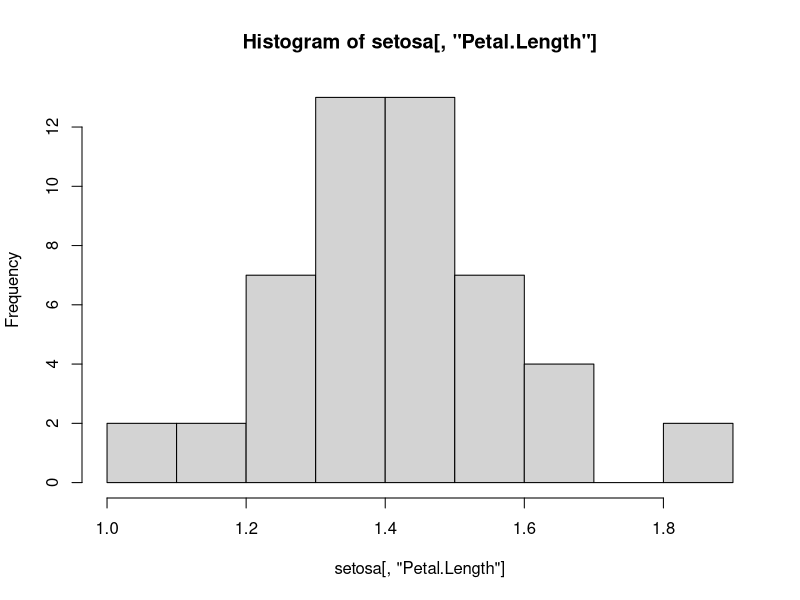
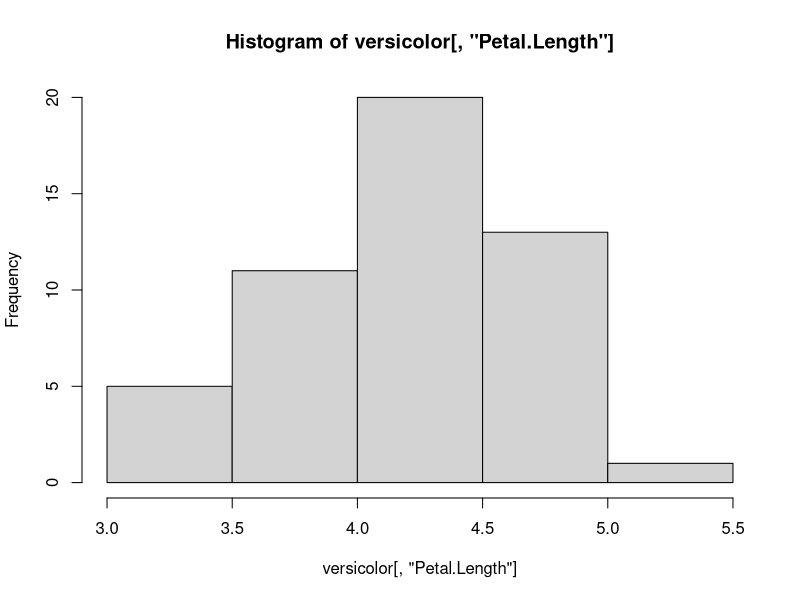
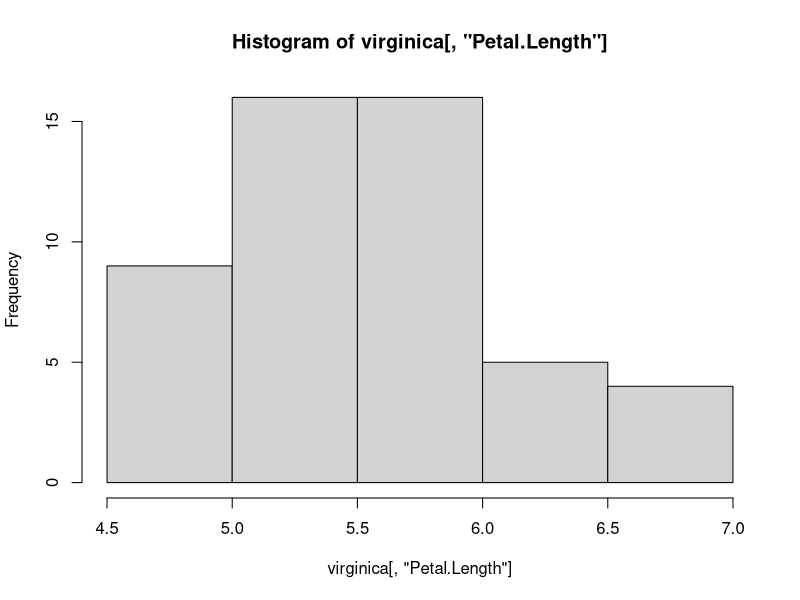
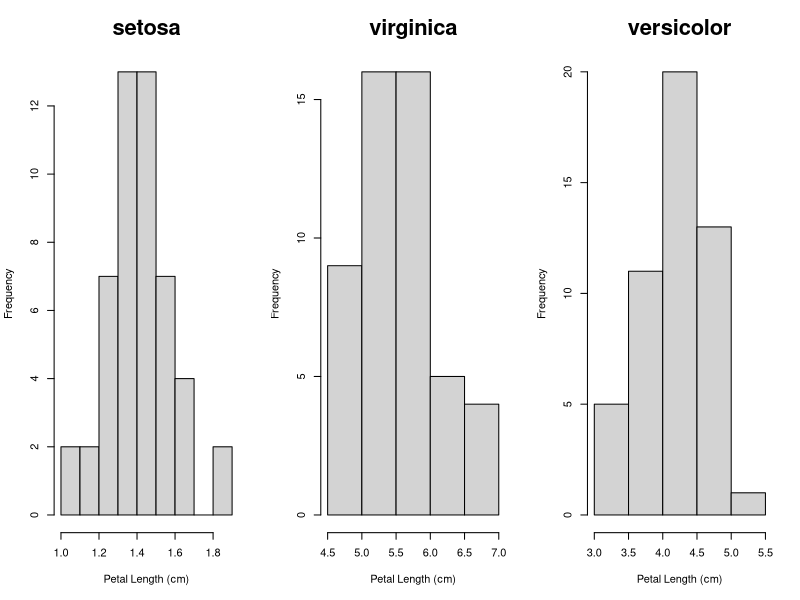
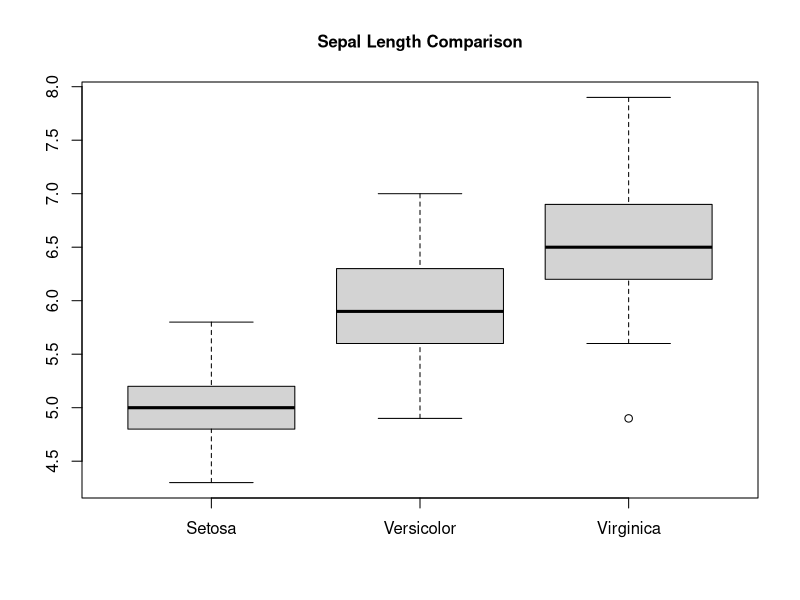
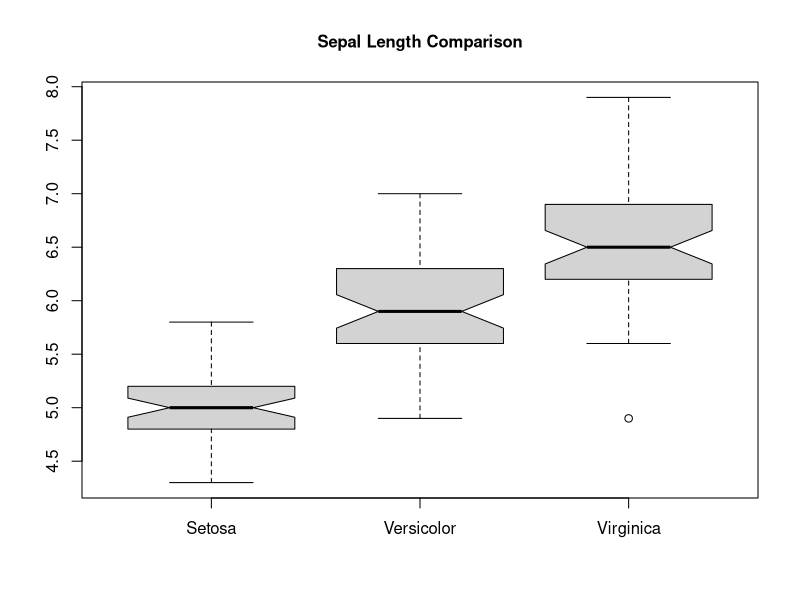
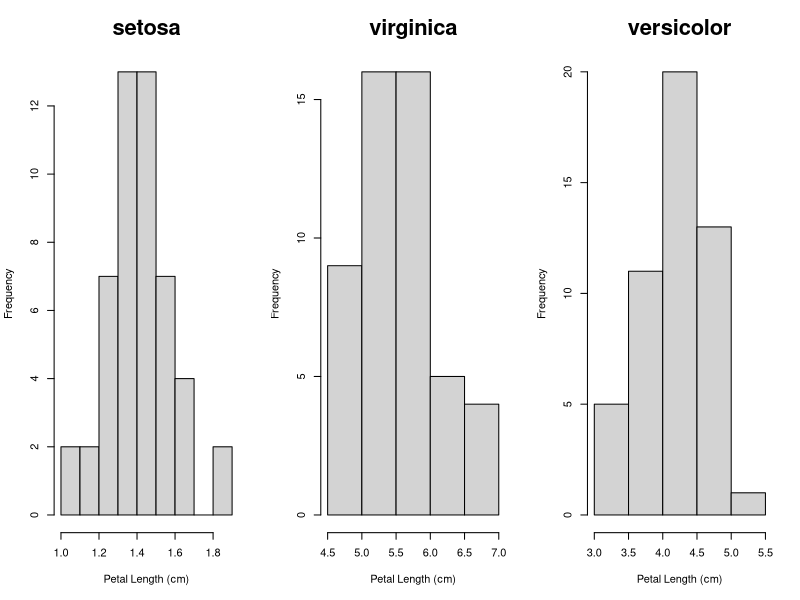

Write the R code that produced these figures, in order.
# Data Analysis with R
#
# copyright (c) 2022 - Danny Arend, Erkam Minsin
# written by: Erkam Minsin
#
# last modified: Nov 2022
# first written: Nov 2022

# Assignment_4

setwd("C:/Users/erkam/R Learning/Danny_Arends_Course/Assignments")

# Descriptive Statistics

#1a)

data(iris)

# 4 phenotypes: Sepal.Length, Sepal.Width, Petal.Length, Petal.Width
# 3 different species of iris flowers: setosa, versicolor, virginica

mode <- function(x) {
  ux <- unique(x); 
  return(ux[which.max(tabulate(match(x, ux)))])
}

setosa <- subset(iris,Species=="setosa",
                      select=c("Sepal.Length","Sepal.Width","Petal.Length","Petal.Width"))

apply(setosa,2,mean) ; apply(setosa,2,median) ; apply(setosa,2,mode)

versicolor <- subset(iris,Species=="versicolor",
                          select=c("Sepal.Length","Sepal.Width","Petal.Length","Petal.Width"))
						  
apply(versicolor,2,mean) ; apply(versicolor,2,median) ; apply(versicolor,2,mode)

virginica <- subset(iris,Species=="virginica",
                         select=c("Sepal.Length","Sepal.Width","Petal.Length","Petal.Width"))
						 
apply(virginica,2,mean) ; apply(virginica,2,median) ; apply(virginica,2,mode)


#1b)
apply(subset(iris,select=c("Sepal.Length","Sepal.Width","Petal.Length","Petal.Width")),2,var)

#1c)
apply(setosa,2,var) ; apply(versicolor,2,var); apply(virginica,2,var)

#1d)
geometricMean <- function(x){ 
  return(prod(x) ^ (1 / length(x))) 
}

#1e)
harmonicMean <- function(x){
  return(length(x) / sum(1/x))
}


# First Plots in R

#2a)
hist(setosa[,"Petal.Length"])			 
hist(versicolor[,"Petal.Length"])
hist(virginica[,"Petal.Length"])

#2b)
par(cex.main=2)

#2c)
par(mfrow = c(1,3))
hist(setosa[,"Petal.Length"], main="setosa", xlab = "Petal Length (cm)")
hist(virginica[,"Petal.Length"], main="virginica", xlab = "Petal Length (cm)")
hist(versicolor[,"Petal.Length"], main="versicolor", xlab = "Petal Length (cm)")

# Reset to a single plot window after we're done
par(mfrow = c(1,1), cex.main = 1)

#2d)
png("myplot.png",width=1024,height=800,bg="white")
  par(cex.main=2)
  par(mfrow = c(1,3))
  hist(setosa[,"Petal.Length"], main="setosa", xlab = "Petal Length (cm)")
  hist(virginica[,"Petal.Length"], main="virginica", xlab = "Petal Length (cm)")
  hist(versicolor[,"Petal.Length"], main="versicolor", xlab = "Petal Length (cm)")
dev.off()

#3a)
plotdata <- cbind(setosa[,"Sepal.Length"], versicolor[,"Sepal.Length"], virginica[,"Sepal.Length"])
boxplot(plotdata, main="Sepal Length Comparison",xaxt="n")
axis(1, at=1:3, c("Setosa", "Versicolor", "Virginica"))

#3b)
boxplot(plotdata, main="Sepal Length Comparison",xaxt="n",notch=TRUE)
axis(1, at=1:3, c("Setosa", "Versicolor", "Virginica"))

### --> Conclusion: Sepal length is significantly different between the 3 species


